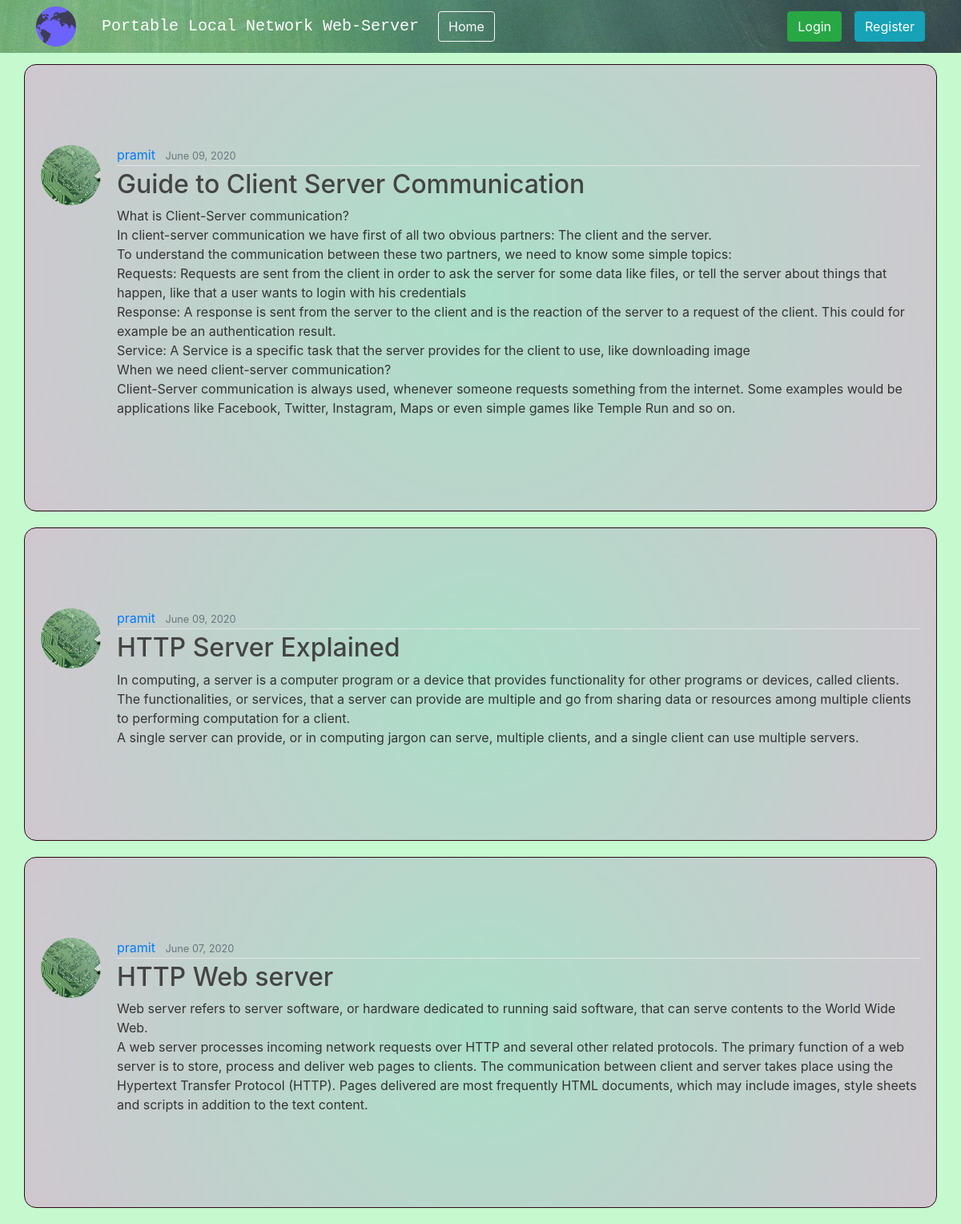
The page / on the database its author committed.
### blog/models.py (models this page shows, shortened)
class Post(models.Model):
    title = models.CharField(max_length=100)
    content = models.TextField()
    date_posted = models.DateTimeField(default=timezone.now)
    author = models.ForeignKey(User, on_delete=models.CASCADE)

### users/models.py (models this page shows, shortened)
class Profile(models.Model):
    user = models.OneToOneField(User, on_delete=models.CASCADE)
    image = models.ImageField(default='default.jpg', upload_to='profile_pics')

### blog/views.py (the view)
# urls.py: path('', PostListView.as_view(), name='blog-home'),
class PostListView(ListView):
    model = Post
    template_name = 'blog/home.html'
    context_object_name = 'posts'
    ordering = ['-date_posted']
    paginate_by = 5

### blog/templates/blog/home.html (shortened to what this page needs)
{% extends "blog/base.html" %}
{% block content %}
    {% for post in posts %}
        <article class="media content-section">
          <img class="rounded-circle article-img" src="{{ post.author.profile.image.url }}">
          <div class="media-body">
            <div class="article-metadata">
              <a class="mr-2" href="{% url 'user-posts' post.author.username %}">{{ post.author }}</a>
              <small class="text-muted">{{ post.date_posted|date:"F d, Y" }}</small>
            </div>
            <h2><a class="article-title" href="{% url 'post-detail' post.id %}">{{ post.title }}</a></h2>
            <p class="article-content">{{ post.content }}</p>
          </div>
        </article>
    {% endfor %}
{% endblock content %}

### blog/templates/blog/base.html (shortened to what this page needs)
{% load static %}
<!DOCTYPE html>
<html lang="en">
<head>
    <link rel="stylesheet" href="https://maxcdn.bootstrapcdn.com/bootstrap/4.0.0/css/bootstrap.min.css">
    <link rel="stylesheet" type="text/css" href="{% static 'blog/main.css' %}">
</head>
<body>
    <header class="site-header">
      <nav class="navbar navbar-expand-md navbar-dark fixed-top" style="background-image: url('../../../media/nav_top.jpg')";>
        <div class="container" >
             <a class="logo" ;><img src="../../../media/earth.png"></a>
            <a class="nav-item nav-link" href="#"></a>
          <a class="navbar-brand mr-4" href="{% url 'blog-home' %}" style="font-family:monospace ";>Portable Local Network Web-Server</a>
          <div class="collapse navbar-collapse" id="navbarToggle">
            <div class="navbar-nav mr-auto">
              <a class="btn btn-outline-light" href="{% url 'blog-home' %}">Home</a>
            </div>
            <div class="navbar-nav">
              {% if user.is_authenticated %}
                <a class="btn btn-success" href="{% url 'post-create' %}">+Add Post</a>
                <a class="nav-item nav-link" href="#"></a>
                <a class="nav-item nav-link" href="#"></a>
                <a class="btn btn-secondary" href="{% url 'blog-home' %}">All Post</a>
                 <a class="nav-item nav-link" href="#"></a>
                <a class="nav-item nav-link" href="#"></a>
                <a class="btn btn-secondary" href="{% url 'profile' %}">Profile</a>
                 <a class="nav-item nav-link" href="#"></a>
                <a class="nav-item nav-link" href="#"></a>
                <a class="btn btn-danger" href="{% url 'logout' %}">Logout</a>
              {% else %}
                <a class="btn btn-success" href="{% url 'login' %}">Login</a>
                <a class="nav-item nav-link" href="#"></a>
                <a class="btn btn-info" href="{% url 'register' %}">Register</a>
              {% endif %}
            </div>
          </div>
        </div>
      </nav>
    </header>
    <main role="main" class="container">
      <div class="row">
        <div class="col-md-18">
          {% block content %}{% endblock %}
        </div>
      </div>
    </main>
</body>
</html>

### blog/static/blog/main.css (style rules this page uses)
body { background: #c5facf; background-image: url("../../../media/bread_board.jpg"); background-repeat: no-repeat; color: #333333; margin-top: 5rem; }
h1, h2, h3, h4, h5, h6 { color: #444444; }
.site-header .navbar-nav .nav-link { color: #cbd5db; }
.content-section { background: rgb(166,223,182); background: radial-gradient(circle, rgb(170, 223, 200) 0%, rgb(208, 199, 207) 100%); background-repeat: no-repeat; padding: 100px 20px; border: 1px solid #2d0717; border-radius: 15px; margin-bottom: 20px; }
.article-title { color: #444444; }
.article-content { white-space: pre-line; }
.article-img { height: 75px; width: 75px; margin-right: 20px; animation:spin 150s linear infinite; }
.article-metadata { padding-bottom: 1px; margin-bottom: 4px; border-bottom: 1px solid #e3e3e3 }
.logo img { width: 50px; float: right; animation:spin 5s linear infinite; }

### rows shown on the page
Post: author.profile.image (placeholder picture), author "pramit", date_posted "June 09, 2020", title "Guide to Client Server Communication", content "What is Client-Server communication? In client-server communication we have first of all two obvious partners: The client and the server. To understand the communication between these two partners, we need to know some simple topics: Requests: Requests are sent from the client in order to ask the server for some data like files, or tell the server about things that happen, like that a user wants to login with his credentials Response: A response is sent from the server to the client and is the reaction of the server to a request of the client. This could for example be an authentication result. Service: A Service is a specific task that the server provides for the client to use, like…"
Post: author.profile.image (placeholder picture), author "pramit", date_posted "June 09, 2020", title "HTTP Server Explained", content "In computing, a server is a computer program or a device that provides functionality for other programs or devices, called clients. The functionalities, or services, that a server can provide are multiple and go from sharing data or resources among multiple clients to performing computation for a client. A single server can provide, or in computing jargon can serve, multiple clients, and a single client can use multiple servers."
Post: author.profile.image (placeholder picture), author "pramit", date_posted "June 07, 2020", title "HTTP Web server", content "Web server refers to server software, or hardware dedicated to running said software, that can serve contents to the World Wide Web. A web server processes incoming network requests over HTTP and several other related protocols. The primary function of a web server is to store, process and deliver web pages to clients. The communication between client and server takes place using the Hypertext Transfer Protocol (HTTP). Pages delivered are most frequently HTML documents, which may include images, style sheets and scripts in addition to the text content."
